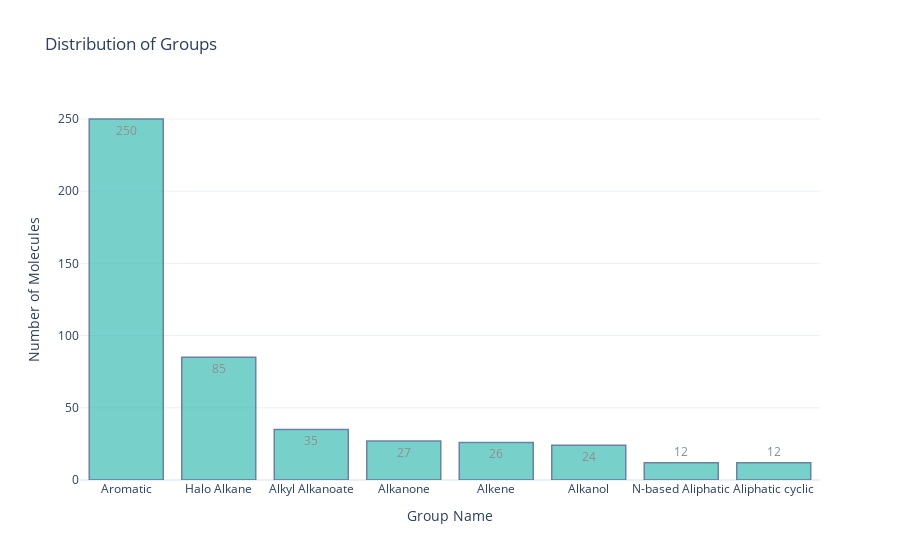

Write notebook code for a chart like this one.
### Code cell
# Create a table for group distribution
group_distribution = df["group_name"].value_counts().reset_index()
group_distribution.columns = ["Group Name", "Count"]

table = Table(title="Group Distribution")
table.add_column("Group Name", justify="left", style="cyan", no_wrap=True)
table.add_column("Count", justify="right", style="green")

for index, row in group_distribution.iterrows():
    table.add_row(row["Group Name"], str(row["Count"]))

console.print(table)

# Visualize the distribution of groups using Plotly
fig = px.bar(
    group_distribution,
    x="Group Name",
    y="Count",
    title="Distribution of Groups",
    labels={"Group Name": "Group Name", "Count": "Number of Molecules"},
    text_auto=True,
)

fig.update_traces(
    marker_color="lightseagreen",
    marker_line_color="rgb(8,48,107)",
    marker_line_width=1.5,
    opacity=0.6,
)

fig.update_layout(
    xaxis_title="Group Name", yaxis_title="Number of Molecules", template="plotly_white"
)

fig.show()

### Figure 1 — Plotly figure (JSON) as saved in the notebook; plotly's stock layout.template omitted (floating-point values rounded to 4 significant figures)
{"data": [{"alignmentgroup": "True", "hovertemplate": "Group Name=%{x}<br>Number of Molecules=%{y}<extra></extra>", "legendgroup": "", "marker": {"color": "lightseagreen", "line": {"color": "rgb(8,48,107)", "width": 1.5}, "pattern": {"shape": ""}}, "name": "", "offsetgroup": "", "opacity": 0.6, "orientation": "v", "showlegend": false, "textposition": "auto", "texttemplate": "%{y}", "type": "bar", "x": ["Aromatic", "Halo Alkane", "Alkyl Alkanoate", "Alkanone", "Alkene", "Alkanol", "N-based Aliphatic", "Aliphatic cyclic"], "xaxis": "x", "y": [250, 85, 35, 27, 26, 24, 12, 12], "yaxis": "y"}], "layout": {"barmode": "relative", "legend": {"tracegroupgap": 0}, "title": {"text": "Distribution of Groups"}, "xaxis": {"anchor": "y", "domain": [0, 1], "title": {"text": "Group Name"}}, "yaxis": {"anchor": "x", "domain": [0, 1], "title": {"text": "Number of Molecules"}}}}
